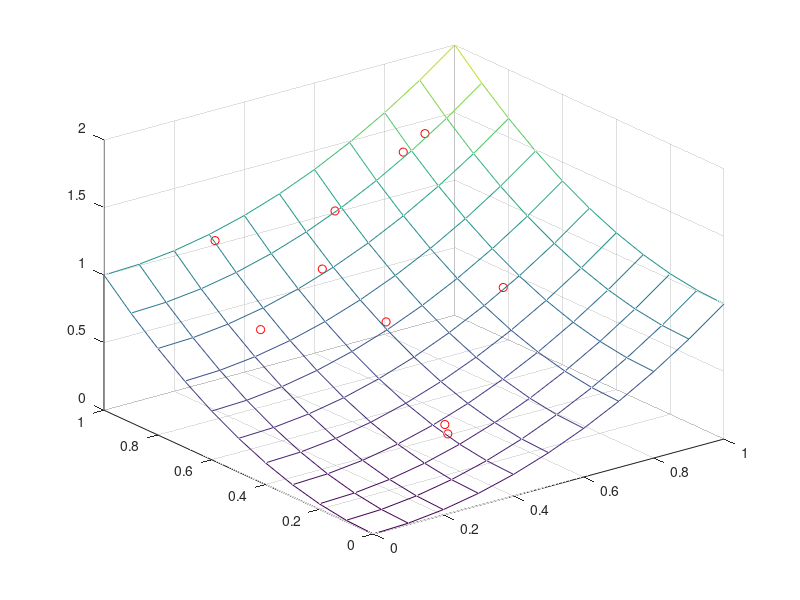

Write the MATLAB code that produced this figure.
rng('default')
x=rand(1,10);y=rand(1,10);
z=x.^2+y.^2;
figure;
scatter3(x,y,z,36,'r','o')
hold on
[X,Y]=meshgrid(0:0.1:1);
Z=X.^2+Y.^2;
mesh(X,Y,Z)
hidden off
